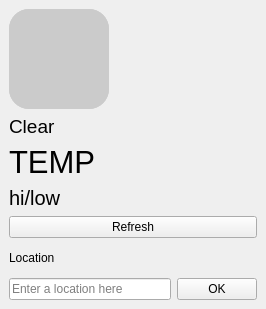
<?xml version="1.0" encoding="UTF-8"?>
<ui version="4.0">
 <class>MainWindow</class>
 <widget class="QMainWindow" name="MainWindow">
  <property name="geometry">
   <rect>
    <x>0</x>
    <y>0</y>
    <width>266</width>
    <height>309</height>
   </rect>
  </property>
  <property name="windowTitle">
   <string>Weather</string>
  </property>
  <property name="windowIcon">
   <iconset resource="../../assets.qrc">
    <normaloff>:/assets/assets/jadeapps/jadeIcon.png</normaloff>:/assets/assets/jadeapps/jadeIcon.png</iconset>
  </property>
  <widget class="QWidget" name="centralwidget">
   <layout class="QGridLayout" name="gridLayout">
    <item row="0" column="0" alignment="Qt::AlignLeft">
     <widget class="QFrame" name="frame">
      <property name="minimumSize">
       <size>
        <width>100</width>
        <height>100</height>
       </size>
      </property>
      <property name="styleSheet">
       <string notr="true">background-color: rgb(203, 203, 203);
border-radius:20px;</string>
      </property>
      <property name="frameShape">
       <enum>QFrame::StyledPanel</enum>
      </property>
      <property name="frameShadow">
       <enum>QFrame::Raised</enum>
      </property>
      <widget class="QLabel" name="icon">
       <property name="geometry">
        <rect>
         <x>0</x>
         <y>0</y>
         <width>100</width>
         <height>100</height>
        </rect>
       </property>
       <property name="minimumSize">
        <size>
         <width>100</width>
         <height>100</height>
        </size>
       </property>
       <property name="maximumSize">
        <size>
         <width>100</width>
         <height>100</height>
        </size>
       </property>
       <property name="text">
        <string/>
       </property>
      </widget>
     </widget>
    </item>
    <item row="1" column="0">
     <layout class="QVBoxLayout" name="verticalLayout">
      <item>
       <widget class="QLabel" name="state">
        <property name="font">
         <font>
          <pointsize>-1</pointsize>
         </font>
        </property>
        <property name="styleSheet">
         <string notr="true">QLabel {
	font-size:18px;
}

qproperty-alignment: {int(QtCore.Qt.AlignCenter)};
</string>
        </property>
        <property name="text">
         <string>&lt;html&gt;&lt;head/&gt;&lt;body&gt;&lt;p&gt;&lt;span style=&quot; font-size:14pt;&quot;&gt;Clear&lt;/span&gt;&lt;/p&gt;&lt;/body&gt;&lt;/html&gt;</string>
        </property>
       </widget>
      </item>
      <item>
       <widget class="QLabel" name="temp">
        <property name="font">
         <font>
          <pointsize>-1</pointsize>
         </font>
        </property>
        <property name="styleSheet">
         <string notr="true">font-size:30px;</string>
        </property>
        <property name="text">
         <string>&lt;html&gt;&lt;head/&gt;&lt;body&gt;&lt;p&gt;&lt;span style=&quot; font-size:23pt;&quot;&gt;TEMP&lt;/span&gt;&lt;/p&gt;&lt;/body&gt;&lt;/html&gt;</string>
        </property>
       </widget>
      </item>
      <item>
       <widget class="QLabel" name="highLow">
        <property name="font">
         <font>
          <pointsize>-1</pointsize>
         </font>
        </property>
        <property name="styleSheet">
         <string notr="true">font-size:20px;</string>
        </property>
        <property name="text">
         <string>&lt;html&gt;&lt;head/&gt;&lt;body&gt;&lt;p&gt;&lt;span style=&quot; font-size:15pt;&quot;&gt;hi/low&lt;/span&gt;&lt;/p&gt;&lt;/body&gt;&lt;/html&gt;</string>
        </property>
       </widget>
      </item>
      <item>
       <widget class="QPushButton" name="refresh">
        <property name="text">
         <string>Refresh</string>
        </property>
       </widget>
      </item>
     </layout>
    </item>
    <item row="2" column="0">
     <layout class="QVBoxLayout" name="verticalLayout_2">
      <item>
       <widget class="QLabel" name="locationText">
        <property name="font">
         <font>
          <family>Arial</family>
         </font>
        </property>
        <property name="text">
         <string>Location</string>
        </property>
       </widget>
      </item>
      <item>
       <layout class="QHBoxLayout" name="horizontalLayout">
        <item>
         <widget class="QLineEdit" name="locationEnter">
          <property name="font">
           <font>
            <family>Arial</family>
           </font>
          </property>
          <property name="placeholderText">
           <string>Enter a location here</string>
          </property>
         </widget>
        </item>
        <item>
         <widget class="QPushButton" name="locationButton">
          <property name="font">
           <font>
            <family>Arial</family>
           </font>
          </property>
          <property name="text">
           <string>OK</string>
          </property>
         </widget>
        </item>
       </layout>
      </item>
     </layout>
    </item>
   </layout>
  </widget>
 </widget>
 <resources>
  <include location="../../assets.qrc"/>
 </resources>
 <connections/>
</ui>
